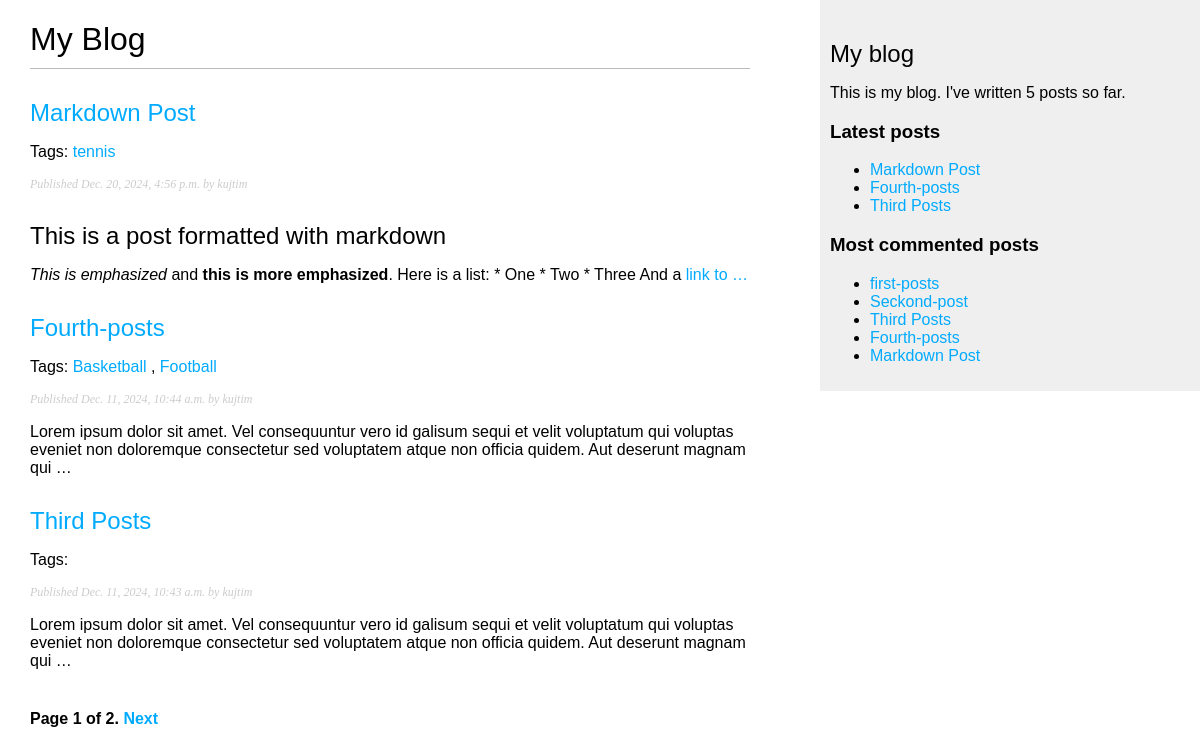
Screenshot of /blog/ with the database file from the repository.
### blog/models.py (models this page shows, shortened)
class Post(models.Model):
    STATUS_CHOICES = (
        ("draft", "Draft"),
        ("published", "Published"),
    )
    title = models.CharField(max_length=250)
    slug = models.SlugField(max_length=250, unique_for_date="publish")
    author = models.ForeignKey(
        User, on_delete=models.CASCADE, related_name="blog_posts"
    )
    body = models.TextField()
    publish = models.DateTimeField(default=timezone.now)
    created = models.DateTimeField(auto_now_add=True)
    updated = models.DateTimeField(auto_now=True)
    status = models.CharField(max_length=10, choices=STATUS_CHOICES, default="draft")
    objects = models.Manager()  # The default manager.
    published = PublishedManager()  # Our custom manager.
    tags = TaggableManager()
    class Meta:
        ordering = ("-publish",)
    def get_absolute_url(self):
        return reverse(
            "blog:post_detail",
            args=[self.publish.year, self.publish.month, self.publish.day, self.slug],
        )

### blog/views.py (the view)
# urls.py: path("", views.post_list, name="post_list"),
def post_list(request, tag_slug=None):
    object_list = Post.published.all()
    tag = None
    if tag_slug:
        tag = get_object_or_404(Tag, slug=tag_slug)
        object_list = object_list.filter(tags__in=[tag])
    paginator = Paginator(object_list, 3)
    page = request.GET.get("page")
    try:
        posts = paginator.page(page)
    except PageNotAnInteger:
        posts = paginator.page(1)
    except EmptyPage:
        posts = paginator.page(paginator.num_pages)
    return render(
        request, "blog/post/list.html", {"page": page, "posts": posts, "tag": tag}
    )

### blog/models.py (called while the page is built)
    def get_queryset(self):
        return super(PublishedManager, self).get_queryset().filter(status="published")

### blog/templatetags/blog_tags.py (called while the page is built)
@register.simple_tag
def total_posts():
    return Post.published.count()

@register.inclusion_tag("blog/post/latest_posts.html")
def show_latest_posts(count=5):
    latest_posts = Post.published.order_by("-publish")[:count]
    return {"latest_posts": latest_posts}

@register.simple_tag
def get_most_commented_posts(count=5):
    return Post.published.annotate(total_comments=Count("comments")).order_by(
        "-total_comments"
    )[:count]

@register.filter(name="markdown")
def markdown_format(text):
    return mark_safe(markdown.markdown(text))

### blog/templates/blog/post/list.html (shortened to what this page needs)
{% extends "blog/base.html" %}
{% load blog_tags %}
{% block content %}
  <h1>My Blog</h1>
  {% for post in posts %}
    <h2>
      <a href="{{ post.get_absolute_url }}">
        {{ post.title }}
      </a>
    </h2>
    <p class="tags">
      Tags:
      {% for tag in post.tags.all %}
        <a href='{% url "blog:post_list_by_tag" tag.slug %}'>
          {{ tag.name }}
        </a>
        {% if not forloop.last %}, {% endif %}
      {% endfor %}
    </p>
    <p class="date">
      Published {{ post.publish }} by {{ post.author }}
    </p>
    {{ post.body|markdown|truncatewords_html:30 }}
  {% endfor %}
  {% include "pagination.html" with page=posts %}
{% endblock %}

### blog/templates/blog/base.html (shortened to what this page needs)
{% load blog_tags %}
{% load static%}
<!DOCTYPE html>
<html lang="en">
  <head>
    <link rel="stylesheet" href="{% static 'css/blog.css' %}" />
  </head>
  <body>
    <div id="content">
      {% block content %}
      {% endblock %}
    </div>
    <div id="sidebar">
      <h2>My blog</h2>
      <p>This is my blog. I've written {% total_posts %} posts so far.</p>
      <h3>Latest posts</h3>
      {% show_latest_posts 3 %}
      <h3>Most commented posts</h3>
      {% get_most_commented_posts as most_commented_posts %}
      <ul>
        {% for post in most_commented_posts %}
          <li>
          <a href="{{ post.get_absolute_url }}">{{ post.title }}</a>
          </li>
        {% endfor %}
      </ul>
    </div>
  </body>
</html>

### blog/templates/blog/post/latest_posts.html
<ul>
    {% for post in latest_posts %}
    <li>
        <a href="{{ post.get_absolute_url }}">{{ post.title }}</a>
    </li>
    {% endfor %}
</ul>

### blog/static/css/blog.css (style rules this page uses)
body { margin: 0; padding: 0; font-family: helvetica, sans-serif; }
a { color: #00abff; text-decoration: none; }
h1 { font-weight: normal; border-bottom: 1px solid #bbb; padding: 0 0 10px 0; }
h2 { font-weight: normal; margin: 30px 0 0; }
#content { float: left; width: 60%; padding: 0 0 0 30px; }
#sidebar { float: right; width: 30%; padding: 10px; background: #efefef; height: 100%; }
p.date { color: #ccc; font-family: georgia, serif; font-size: 12px; font-style: italic; }

### rows the page displays
Post: title "Markdown Post", publish "Dec. 20, 2024, 4:56 p.m.", author "kujtim", body "This is a post formatted with markdown This is emphasized and this is more emphasized . Here is a list: * One * Two * Three And a link to …"
Tag: name "tennis"
Post: title "Fourth-posts", publish "Dec. 11, 2024, 10:44 a.m.", author "kujtim", body "Lorem ipsum dolor sit amet. Vel consequuntur vero id galisum sequi et velit voluptatum qui voluptas eveniet non doloremque consectetur sed voluptatem atque non officia quidem. Aut deserunt magnam qui …"
Tag: name "Basketball"
Tag: name "Football"
Post: title "Third Posts", publish "Dec. 11, 2024, 10:43 a.m.", author "kujtim", body "Lorem ipsum dolor sit amet. Vel consequuntur vero id galisum sequi et velit voluptatum qui voluptas eveniet non doloremque consectetur sed voluptatem atque non officia quidem. Aut deserunt magnam qui …"
Post: title "first-posts"
Post: title "Seckond-post"

### other values shown
{{ page.number }} "1"
{{ page.paginator.num_pages }} "2"
